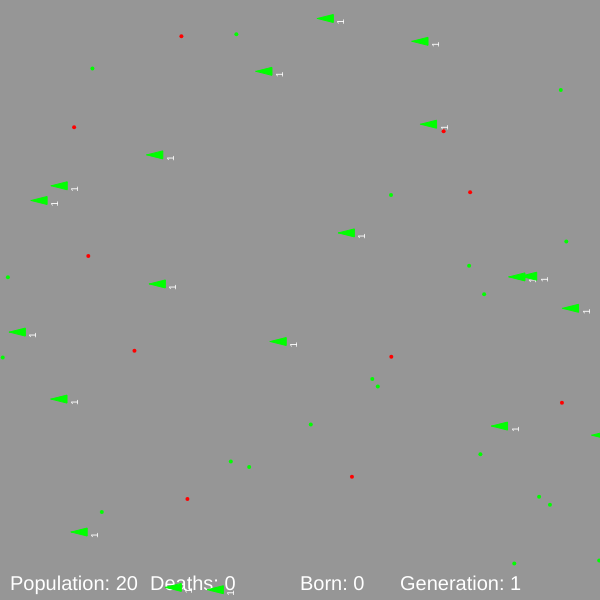
Frame 1 (no input)
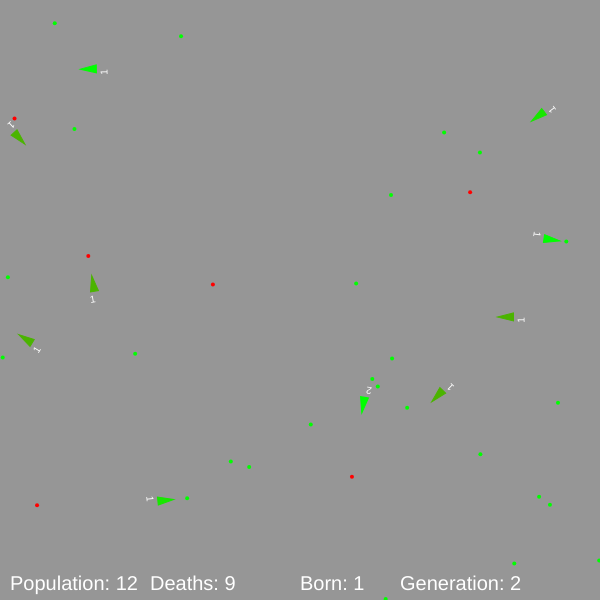
Frame 60 (no input)
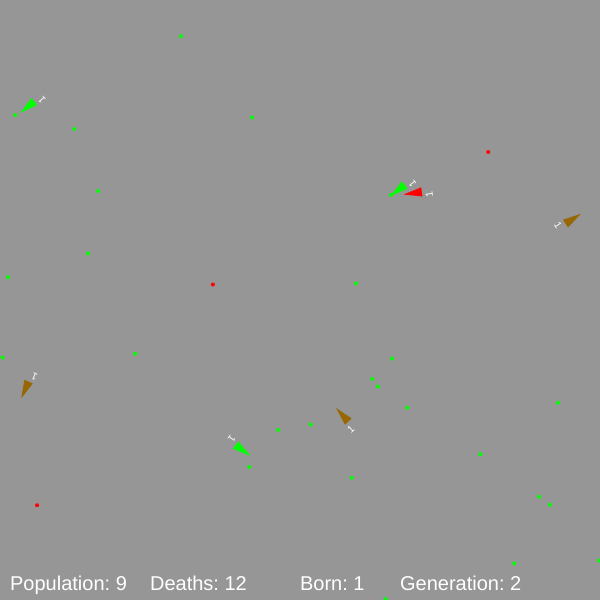
Frame 120 (the mouse pressed at the canvas centre since frame 60)

The p5.js sketch that drew these frames (run headless with seeded random() and noise() and a simulated clock; from frame 60 on, the mouse is pressed at the canvas centre):

// p5.js sketch
// ── sketch.js
var vehicles = [];
var foods = [];
var poisons = [];
var deaths = 0.0;
var born = 0;
var generation = 1;
var conNum = 20;

function setup() {
  createCanvas(600, 600);

  for (var i = 0; i < conNum; i++) {
    vehicles.push(new Vehicle(random(width), random(height), this.generation));
  }

  for (var i = 0; i < conNum; i++) {
    foods.push(createVector(random(width), random(height)));
  }

  for (var i = 0; i < conNum / 2; i++) {
    poisons.push(createVector(random(width), random(height)));
  }
}

function draw() {
  background(150);
  textSize(20);
  fill(255);
  text(`Population: ${this.vehicles.length}`, 10, height - 10);

  textSize(20);
  fill(255);
  text(`Deaths: ${this.deaths}`, 150, height - 10);

  textSize(20);
  fill(255);
  text(`Born: ${this.born}`, 300, height - 10);

  textSize(20);
  fill(255);
  text(`Generation: ${this.generation}`, 400, height - 10);

  if (random(1) < 0.8 / this.vehicles.length) {
    foods.push(createVector(random(width), random(height)));
  }

  if (random(1) < 0.01) {
    poisons.push(createVector(random(width), random(height)));
  }

  for (var i = 0; i < foods.length; i++) {
    fill(0, 255, 0);
    noStroke();
    ellipse(foods[i].x, foods[i].y, 4, 4);
  }

  for (var i = 0; i < poisons.length; i++) {
    fill(255, 0, 0);
    noStroke();
    ellipse(poisons[i].x, poisons[i].y, 4, 4);
  }

  for (var i = vehicles.length - 1; i >= 0; i--) {
    vehicles[i].behaviour(foods, poisons);
    vehicles[i].boundries();
    vehicles[i].display();
    vehicles[i].update();
    var child = vehicles[i].clone(this.generation);
    if (child) {
      vehicles.push(child);
      this.born += 1;
      if ((this.vehicles.length + this.deaths) % (conNum / 2) === 0) this.generation += 1;
    }

    if (vehicles[i].dead()) {
      foods.push(createVector(vehicles[i].pos.x, vehicles[i].pos.y));
      vehicles.splice(i, 1);
      this.deaths += 1;
      if ((this.vehicles.length + this.deaths) % (conNum / 2) === 0) this.generation += 1;
    }
  }
}

// ── vehicle.js
var mr = 0.01;
class Vehicle {
  constructor(x, y, name, dna) {
    this.name = name;
    this.pos = createVector(x, y);
    this.velocity = createVector(-2, 0);
    this.acceleration = createVector(0, 0);
    this.r = 4;
    this.maxSpeed = random(2, 5);
    this.maxForce = random(0.2, 0.5);
    this.health = 1;
    this.dna = [];

    if (dna === undefined) {
      // Food Weight
      this.dna[0] = random(-2, 2);
      // Poison Weight
      this.dna[1] = random(-2, 2);
      // Food Perception
      this.dna[2] = random(0, 100);
      // Poison Perception
      this.dna[3] = random(0, 100);
    } else {
      // Mutation
      this.dna[0] = dna[0];
      if (random(1) < mr) {
        this.dna[0] += random(-0.1, 0.1);
      }

      this.dna[1] = dna[1];
      if (random(1) < mr) {
        this.dna[1] += random(-0.1, 0.1);
      }

      this.dna[2] = dna[2];
      if (random(1) < mr) {
        this.dna[2] += random(-10, 10);
      }

      this.dna[3] = dna[3];
      if (random(1) < mr) {
        this.dna[3] += random(10, 10);
      }
    }
  }

  update = function () {
    // Decrease the health
    this.health -= 0.005;

    // Accelerate
    this.velocity.add(this.acceleration);

    // Limit the velocity to the max speed
    this.velocity.limit(this.maxSpeed);

    // Update position
    this.pos.add(this.velocity);

    // Reset the acceleration each cycle
    this.acceleration.mult(0);
  };

  behaviour = function (good, bad) {
    var steerG = this.eat(good, 0.2, this.dna[2]);
    var steerB = this.eat(bad, -1, this.dna[3]);

    steerG.mult(this.dna[0]);
    steerG.mult(this.dna[1]);

    this.applyForce(steerG);
    this.applyForce(steerB);
  };

  eat = function (list, nutrition, perception) {
    var minDist = Infinity;
    var closest = null;

    for (var i = list.length - 1; i >= 0; i--) {
      var d = list[i].dist(this.pos);

      if (d < this.maxSpeed && d < perception) {
        this.health += nutrition;
        list.splice(i, 1);
      } else {
        if (d < minDist) {
          minDist = d;
          closest = list[i];
        }
      }
    }

    if (closest != null) {
      return this.seek(closest);
    }

    return createVector(0, 0);
  };

  seek = function (target) {
    var desired = p5.Vector.sub(target, this.pos);

    desired.setMag(this.maxSpeed);

    var steer = p5.Vector.sub(desired, this.velocity);

    steer.limit(this.maxForce);

    return steer;
  };

  applyForce = function (force) {
    this.acceleration.add(force);
  };

  boundries = function () {
    var d = 25;

    var desired = null;

    if (this.pos.x < d) {
      desired = createVector(this.maxSpeed, this.velocity.y);
    } else if (this.pos.x > width - d) {
      desired = createVector(-this.maxSpeed, this.velocity.y);
    }

    if (this.pos.y < d) {
      desired = createVector(this.velocity.x, this.maxSpeed);
    } else if (this.pos.y > height - d) {
      desired = createVector(this.velocity.x, -this.maxSpeed);
    }

    if (desired !== null) {
      desired.normalize();
      desired.mult(this.maxSpeed);

      var steer = p5.Vector.sub(desired, this.velocity);

      steer.limit(this.maxForce);
      this.applyForce(steer);
    }
  };

  clone = function (name) {
    if (random(1) < 0.001) {
      return new Vehicle(random(width), random(height), name, this.dna);
    }
    return null;
  };

  dead = function () {
    return this.health <= 0;
  };

  display = function () {
    // Draw a triangle rotated in the direction of velocity
    var angle = this.velocity.heading() + PI / 2;

    push();
    translate(this.pos.x, this.pos.y);
    rotate(angle);

    var gr = color(0, 255, 0);
    var rd = color(255, 0, 0);
    var col = lerpColor(rd, gr, this.health);

    textSize(10);
    fill(255);
    text(`${this.name}`, -6, this.r + 15);

    fill(col);
    stroke(col);
    strokeWeight(1);
    beginShape();
    vertex(0, -this.r * 2);
    vertex(-this.r, this.r * 2);
    vertex(this.r, this.r * 2);
    endShape(CLOSE);

    pop();
  };
}
